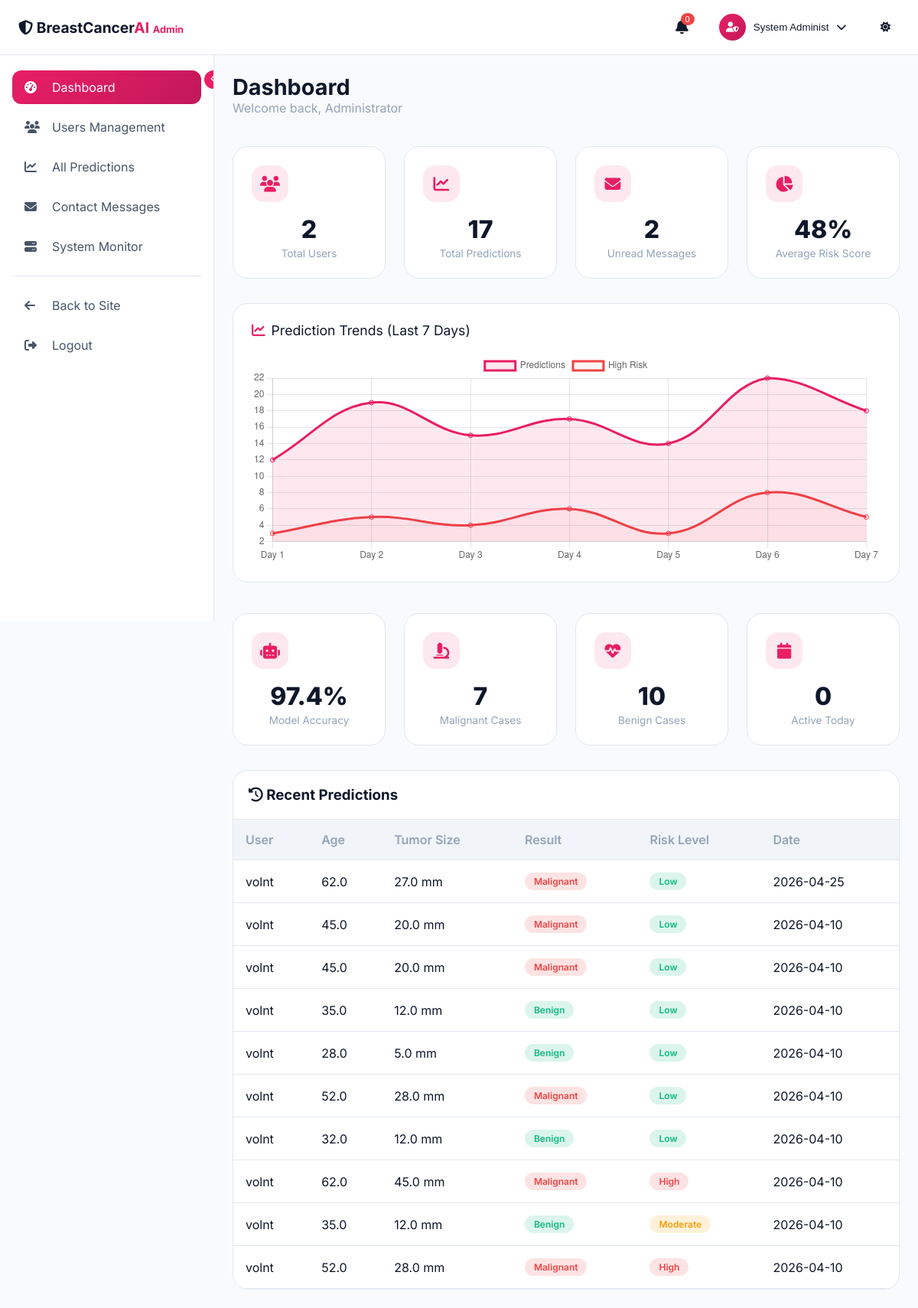
Screenshot of /admin/dashboard (signed in) with the database file from the repository.
### tables this page shows
CREATE TABLE predictions (
        id INTEGER PRIMARY KEY AUTOINCREMENT,
        user_id INTEGER NOT NULL,
        age REAL,
        bmi REAL,
        menopause TEXT,
        tumor_size REAL,
        inv_nodes REAL,
        metastasis TEXT,
        history TEXT,
        breast_side TEXT,
        breast_quadrant TEXT,
        prediction_result INTEGER,
        prediction_probability REAL,
        risk_level TEXT,
        created_at TIMESTAMP DEFAULT CURRENT_TIMESTAMP,
        FOREIGN KEY (user_id) REFERENCES users (id)
    );

CREATE TABLE users (
        id INTEGER PRIMARY KEY AUTOINCREMENT,
        fullname TEXT,
        username TEXT UNIQUE,
        email TEXT UNIQUE NOT NULL,
        password TEXT NOT NULL,
        created_at TIMESTAMP DEFAULT CURRENT_TIMESTAMP
    , is_admin INTEGER DEFAULT 0);

### app.py (the view)
@app.route('/admin/dashboard')
@admin_required
def admin_dashboard():
    conn = sqlite3.connect('database/db.sqlite3')
    c = conn.cursor()
    c.execute('SELECT COUNT(*) FROM users')
    total_users = c.fetchone()[0]
    c.execute('SELECT COUNT(*) FROM predictions')
    total_predictions = c.fetchone()[0]
    c.execute('SELECT COUNT(*) FROM messages WHERE read_status = 0')
    unread_messages = c.fetchone()[0]
    c.execute('SELECT AVG(prediction_probability) FROM predictions')
    avg_risk = c.fetchone()[0] or 0
    c.execute('SELECT COUNT(*) FROM predictions WHERE prediction_result = 1')
    malignant_count = c.fetchone()[0]
    c.execute('SELECT COUNT(*) FROM predictions WHERE prediction_result = 0')
    benign_count = c.fetchone()[0]
    c.execute('''SELECT u.fullname, p.age, p.tumor_size, p.prediction_result, p.risk_level, p.created_at
                 FROM predictions p JOIN users u ON p.user_id = u.id
                 ORDER BY p.created_at DESC LIMIT 10''')
    recent_predictions = c.fetchall()
    conn.close()
    return render_template('admin/dashboard.html',
                         total_users=total_users,
                         total_predictions=total_predictions,
                         unread_messages=unread_messages,
                         avg_risk=int(avg_risk * 100),
                         malignant_count=malignant_count,
                         benign_count=benign_count,
                         recent_predictions=recent_predictions,
                         model_accuracy=97.4)

### app.py (called while the page is built)
def is_admin():
    if 'user_id' not in session:
        return False
    conn = sqlite3.connect('database/db.sqlite3')
    c = conn.cursor()
    c.execute('SELECT is_admin FROM users WHERE id = ?', (session['user_id'],))
    result = c.fetchone()
    conn.close()
    return result and result[0] == 1

def admin_required(f):
    from functools import wraps
    @wraps(f)
    def decorated_function(*args, **kwargs):
        if 'user_id' not in session:
            flash('Please sign in to access this page.', 'warning')
            return redirect(url_for('login'))
        if not is_admin():
            flash('Access denied. Admin privileges required.', 'danger')
            return redirect(url_for('dashboard'))
        return f(*args, **kwargs)
    return decorated_function

### templates/admin/dashboard.html (shortened to what this page needs)
{% extends "admin_base.html" %}
{% block content %}
<div style="margin-bottom: 24px;">
    <h1 style="font-size: 1.8rem;">Dashboard</h1>
    <p style="color: var(--text-muted-light);">Welcome back, Administrator</p>
</div>
<div class="stats-grid">
    <div class="stat-card">
        <div class="stat-header">
            <div class="stat-icon"><i class="fas fa-users"></i></div>
        </div>
        <div class="stat-value">{{ total_users|default(0) }}</div>
        <div class="stat-label">Total Users</div>
    </div>
    <div class="stat-card">
        <div class="stat-header">
            <div class="stat-icon"><i class="fas fa-chart-line"></i></div>
        </div>
        <div class="stat-value">{{ total_predictions|default(0) }}</div>
        <div class="stat-label">Total Predictions</div>
    </div>
    <div class="stat-card">
        <div class="stat-header">
            <div class="stat-icon"><i class="fas fa-envelope"></i></div>
        </div>
        <div class="stat-value">{{ unread_messages|default(0) }}</div>
        <div class="stat-label">Unread Messages</div>
    </div>
    <div class="stat-card">
        <div class="stat-header">
            <div class="stat-icon"><i class="fas fa-chart-pie"></i></div>
        </div>
        <div class="stat-value">{{ avg_risk|default(0) }}%</div>
        <div class="stat-label">Average Risk Score</div>
    </div>
</div>
<div class="chart-container">
    <div class="chart-title">
        <i class="fas fa-chart-line" style="color: var(--primary-pink);"></i>
        <span>Prediction Trends (Last 7 Days)</span>
    </div>
    <canvas id="trendsChart" height="100"></canvas>
</div>
<div class="stats-grid">
    <div class="stat-card">
        <div class="stat-header">
            <div class="stat-icon"><i class="fas fa-robot"></i></div>
        </div>
        <div class="stat-value">{{ model_accuracy|default(97.4) }}%</div>
        <div class="stat-label">Model Accuracy</div>
    </div>
    <div class="stat-card">
        <div class="stat-header">
            <div class="stat-icon"><i class="fas fa-microscope"></i></div>
        </div>
        <div class="stat-value">{{ malignant_count|default(0) }}</div>
        <div class="stat-label">Malignant Cases</div>
    </div>
    <div class="stat-card">
        <div class="stat-header">
            <div class="stat-icon"><i class="fas fa-heartbeat"></i></div>
        </div>
        <div class="stat-value">{{ benign_count|default(0) }}</div>
        <div class="stat-label">Benign Cases</div>
    </div>
    <div class="stat-card">
        <div class="stat-header">
            <div class="stat-icon"><i class="fas fa-calendar"></i></div>
        </div>
        <div class="stat-value">{{ active_today|default(0) }}</div>
        <div class="stat-label">Active Today</div>
    </div>
</div>
<div class="recent-table">
    <div style="padding: 20px; border-bottom: 1px solid var(--border-light);">
        <h3><i class="fas fa-history"></i> Recent Predictions</h3>
    </div>
    <table>
        <thead>
            <tr>
                <th>User</th>
                <th>Age</th>
                <th>Tumor Size</th>
                <th>Result</th>
                <th>Risk Level</th>
                <th>Date</th>
            </tr>
        </thead>
        <tbody>
            {% for pred in recent_predictions|default([]) %}
            <tr>
                <td>{{ pred[0]|default('User') }}</td>
                <td>{{ pred[1]|default('N/A') }}</td>
                <td>{{ pred[2]|default('N/A') }} mm</td>
                <td>
                    {% if pred[3] == 1 %}
                        <span class="badge badge-danger">Malignant</span>
                    {% else %}
                        <span class="badge badge-success">Benign</span>
                    {% endif %}
                </td>
                <td>
                    {% if pred[4] == 'High Risk' %}
                        <span class="badge badge-danger">High</span>
                    {% elif pred[4] == 'Moderate Risk' %}
                        <span class="badge badge-warning">Moderate</span>
                    {% else %}
                        <span class="badge badge-success">Low</span>
                    {% endif %}
                </td>
                <td>{{ pred[5][:10] if pred[5] else 'N/A' }}</td>
            </tr>
            {% else %}
            <tr>
                <td colspan="6" style="text-align: center; padding: 40px;">No predictions yet</td>
            </tr>
            {% endfor %}
        </tbody>
    </table>
</div>
<script>
    const ctx = document.getElementById('trendsChart');
    if (ctx) {
        new Chart(ctx, {
            type: 'line',
            data: {
                labels: ['Day 1', 'Day 2', 'Day 3', 'Day 4', 'Day 5', 'Day 6', 'Day 7'],
                datasets: [{
                    label: 'Predictions',
                    data: [12, 19, 15, 17, 14, 22, 18],
                    borderColor: '#e91e63',
                    backgroundColor: 'rgba(233, 30, 99, 0.1)',
                    tension: 0.4,
                    fill: true
                }, {
                    label: 'High Risk',
                    data: [3, 5, 4, 6, 3, 8, 5],
                    borderColor: '#ef4444',
                    backgroundColor: 'rgba(239, 68, 68, 0.05)',
                    tension: 0.4,
                    fill: true
                }]
            },
            options: {
                responsive: true,
                maintainAspectRatio: true,
                plugins: { legend: { position: 'top' } }
            }
        });
    }
</script>
{% endblock %}

### static/css/style.css (style rules this page uses)
:root { --primary-pink: #e91e63; --primary-pink-dark: #c2185b; --primary-pink-light: #f48fb1; --secondary-blue: #6366f1; --secondary-purple: #8b5cf6; --accent-cyan: #06b6d4; --bg-light: #f8fafc; --surface-light: #ffffff; --surface-alt-light: #f1f5f9; --text-light: #0f172a; --text-secondary-light: #475569; --text-muted-light: #94a3b8; --border-light: #e2e8f0; --gradient-pink: linear-gradient(135deg, #e91e63, #c2185b); --gradient-mixed: linear-gradient(135deg, #e91e63, #8b5cf6, #6366f1); --gradient-card: linear-gradient(135deg, rgba(233, 30, 99, 0.08), rgba(99, 102, 241, 0.05)); --shadow-sm: 0 1px 2px 0 rgb(0 0 0 / 0.05); --shadow-md: 0 4px 6px -1px rgb(0 0 0 / 0.1); --shadow-lg: 0 10px 15px -3px rgb(0 0 0 / 0.1); --shadow-xl: 0 20px 25px -5px rgb(0 0 0 / 0.1); --glow-pink: 0 0 20px rgba(233, 30, 99, 0.3); }
* { margin: 0; padding: 0; box-sizing: border-box; }
body { font-family: 'Inter', sans-serif; background-color: var(--bg-light); color: var(--text-light); transition: background-color 0.3s ease, color 0.3s ease; overflow-x: hidden; }
.stat-label { font-size: 0.8rem; color: var(--text-muted-light); }
.stats-grid { display: grid; grid-template-columns: repeat(4, 1fr); gap: 20px; margin: 40px 0 60px; }
.stat-card { background: var(--surface-light); border: 1px solid var(--border-light); border-radius: 24px; padding: 28px 20px; text-align: center; transition: all 0.3s ease; }

### templates/admin_base.html (style rules this page uses)
* { margin: 0; padding: 0; box-sizing: border-box; }
body { font-family: 'Inter', sans-serif; background: var(--bg-light); color: var(--text-light); overflow-x: hidden; }

### templates/admin/dashboard.html (style rules this page uses)
.stats-grid { display: grid; grid-template-columns: repeat(4, 1fr); gap: 24px; margin-bottom: 32px; }
.stat-card { background: var(--surface-light); border-radius: 20px; padding: 24px; border: 1px solid var(--border-light); transition: all 0.3s ease; }
.stat-header { display: flex; justify-content: space-between; align-items: center; margin-bottom: 16px; }
.stat-icon { width: 48px; height: 48px; background: rgba(233, 30, 99, 0.1); border-radius: 16px; display: flex; align-items: center; justify-content: center; color: var(--primary-pink); font-size: 1.3rem; }
.stat-value { font-size: 2rem; font-weight: 800; margin-bottom: 4px; }
.stat-label { color: var(--text-muted-light); font-size: 0.85rem; }
.chart-container { background: var(--surface-light); border-radius: 20px; padding: 24px; border: 1px solid var(--border-light); margin-bottom: 32px; }
.chart-title { font-size: 1.1rem; margin-bottom: 20px; display: flex; align-items: center; gap: 8px; }
.recent-table { background: var(--surface-light); border-radius: 20px; border: 1px solid var(--border-light); overflow: hidden; }
.recent-table table { width: 100%; border-collapse: collapse; }
.recent-table th, .recent-table td { padding: 16px; text-align: left; border-bottom: 1px solid var(--border-light); }
.recent-table th { background: var(--surface-alt-light); color: var(--text-muted-light); font-weight: 600; }
.badge { display: inline-block; padding: 4px 12px; border-radius: 50px; font-size: 0.75rem; font-weight: 600; }
.badge-success { background: rgba(16, 185, 129, 0.15); color: #10b981; }
.badge-warning { background: rgba(245, 158, 11, 0.15); color: #f59e0b; }
.badge-danger { background: rgba(239, 68, 68, 0.15); color: #ef4444; }

### rows the page displays
predictions: fullname "volnt", age "62.0", tumor_size "27.0", prediction_result "Malignant", risk_level "Low", created_at "2026-04-25"
predictions: fullname "volnt", age "45.0", tumor_size "20.0", prediction_result "Malignant", risk_level "Low", created_at "2026-04-10"
predictions: fullname "volnt", age "45.0", tumor_size "20.0", prediction_result "Malignant", risk_level "Low", created_at "2026-04-10"
predictions: fullname "volnt", age "35.0", tumor_size "12.0", prediction_result "Benign", shows "Low", created_at "2026-04-10"
predictions: fullname "volnt", age "28.0", tumor_size "5.0", prediction_result "Benign", risk_level "Low", created_at "2026-04-10"
predictions: fullname "volnt", age "52.0", tumor_size "28.0", prediction_result "Malignant", risk_level "Low", created_at "2026-04-10"
predictions: fullname "volnt", age "32.0", tumor_size "12.0", prediction_result "Benign", shows "Low", created_at "2026-04-10"
predictions: fullname "volnt", age "62.0", tumor_size "45.0", prediction_result "Malignant", risk_level "High", created_at "2026-04-10"
predictions: fullname "volnt", age "35.0", tumor_size "12.0", prediction_result "Benign", risk_level "Moderate", created_at "2026-04-10"
predictions: fullname "volnt", age "52.0", tumor_size "28.0", prediction_result "Malignant", risk_level "High", created_at "2026-04-10"

### other values shown
{{ session.username[:15] }} "System Administ"
{{ total_users|default(0) }} "2"
{{ total_predictions|default(0) }} "17"
{{ unread_messages|default(0) }} "2"
{{ avg_risk|default(0) }} "48"
{{ model_accuracy|default(97.4) }} "97.4"
{{ malignant_count|default(0) }} "7"
{{ benign_count|default(0) }} "10"
{{ active_today|default(0) }} "0"
